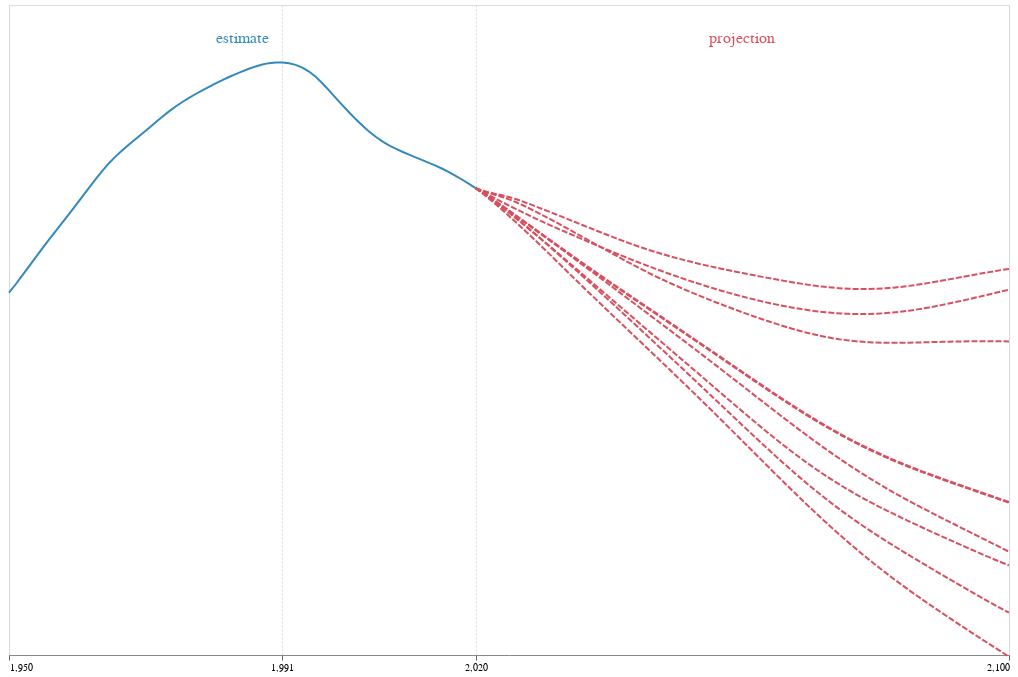

Notebook code for this chart:
### Markdown cell above
## concat text and lines

### Code cell
layer = alt.layer(
    top_text,
    *lines
)
layer

### Figure 1 — Vega-Lite specification as saved in the notebook (floating-point values rounded to 4 significant figures; data arrays with more than 128 entries replaced by an {"elided": "..."} marker saying what was removed)
{"$schema": "https://vega.github.io/schema/vega-lite/v3.4.0.json", "config": {"mark": {"tooltip": null}, "view": {"height": 300, "width": 400}}, "datasets": {"data-14351e6737e7fcbd5a1815435c4fe4a2": {"elided": "800 records"}, "data-9b0e8a4eef8c8c4e88420d448239e40d": [{"position": 53, "text": "estimate", "top_color": "blue", "year": 1985}, {"position": 53, "text": "projection", "top_color": "red", "year": 2060}]}, "layer": [{"data": {"name": "data-9b0e8a4eef8c8c4e88420d448239e40d"}, "encoding": {"color": {"field": "top_color", "legend": null, "scale": {"domain": ["normal", "blue", "red"], "range": ["#5D646F", "#3389BD", "#D8505F"]}, "type": "nominal"}, "text": {"field": "text", "type": "nominal"}, "x": {"axis": {"gridColor": "#CCD2D4", "gridDash": [2, 2], "gridOpacity": 0.8, "tickColor": "#5D646F", "title": null, "values": [1950, 1991, 2020, 2100]}, "field": "year", "scale": {"domain": [1950, 2100]}, "type": "quantitative"}, "y": {"axis": null, "field": "position", "scale": {"domain": [15, 55]}, "title": null, "type": "quantitative"}}, "height": 650, "mark": {"size": 16, "type": "text"}, "width": 1000}, {"data": {"name": "data-14351e6737e7fcbd5a1815435c4fe4a2"}, "encoding": {"x": {"axis": {"gridColor": "#CCD2D4", "gridDash": [2, 2], "gridOpacity": 0.8, "tickColor": "#5D646F", "title": null, "values": [1950, 1991, 2020, 2100]}, "field": "year", "scale": {"domain": [1950, 2100]}, "type": "quantitative"}, "y": {"axis": {"gridColor": "#CCD2D4", "gridDash": [2, 2], "gridOpacity": 0.8, "tickColor": "#5D646F", "tickMinStep": 5, "title": null}, "field": "population", "scale": {"domain": [15, 55]}, "type": "quantitative"}}, "height": 650, "mark": {"color": "#3389BD", "type": "line"}, "transform": [{"filter": {"equal": "estimate", "field": "type"}}], "width": 1000}, {"data": {"name": "data-14351e6737e7fcbd5a1815435c4fe4a2"}, "encoding": {"x": {"axis": {"gridColor": "#CCD2D4", "gridDash": [2, 2], "gridOpacity": 0.8, "tickColor": "#5D646F", "title": null, "values": [1950, 1991, 2020, 2100]}, "field": "year", "scale": {"domain": [1950, 2100]}, "type": "quantitative"}, "y": {"axis": {"gridColor": "#CCD2D4", "gridDash": [2, 2], "gridOpacity": 0.8, "tickColor": "#5D646F", "tickMinStep": 5, "title": null}, "field": "population", "scale": {"domain": [15, 55]}, "type": "quantitative"}}, "height": 650, "mark": {"color": "#D8505F", "strokeDash": [6, 2], "type": "line"}, "transform": [{"filter": {"equal": "medium variant", "field": "type"}}], "width": 1000}, {"data": {"name": "data-14351e6737e7fcbd5a1815435c4fe4a2"}, "encoding": {"x": {"axis": {"gridColor": "#CCD2D4", "gridDash": [2, 2], "gridOpacity": 0.8, "tickColor": "#5D646F", "title": null, "values": [1950, 1991, 2020, 2100]}, "field": "year", "scale": {"domain": [1950, 2100]}, "type": "quantitative"}, "y": {"axis": {"gridColor": "#CCD2D4", "gridDash": [2, 2], "gridOpacity": 0.8, "tickColor": "#5D646F", "tickMinStep": 5, "title": null}, "field": "population", "scale": {"domain": [15, 55]}, "type": "quantitative"}}, "height": 650, "mark": {"color": "#D8505F", "strokeDash": [6, 2], "type": "line"}, "transform": [{"filter": {"equal": "high variant", "field": "type"}}], "width": 1000}, {"data": {"name": "data-14351e6737e7fcbd5a1815435c4fe4a2"}, "encoding": {"x": {"axis": {"gridColor": "#CCD2D4", "gridDash": [2, 2], "gridOpacity": 0.8, "tickColor": "#5D646F", "title": null, "values": [1950, 1991, 2020, 2100]}, "field": "year", "scale": {"domain": [1950, 2100]}, "type": "quantitative"}, "y": {"axis": {"gridColor": "#CCD2D4", "gridDash": [2, 2], "gridOpacity": 0.8, "tickColor": "#5D646F", "tickMinStep": 5, "title": null}, "field": "population", "scale": {"domain": [15, 55]}, "type": "quantitative"}}, "height": 650, "mark": {"color": "#D8505F", "strokeDash": [6, 2], "type": "line"}, "transform": [{"filter": {"equal": "low variant", "field": "type"}}], "width": 1000}, {"data": {"name": "data-14351e6737e7fcbd5a1815435c4fe4a2"}, "encoding": {"x": {"axis": {"gridColor": "#CCD2D4", "gridDash": [2, 2], "gridOpacity": 0.8, "tickColor": "#5D646F", "title": null, "values": [1950, 1991, 2020, 2100]}, "field": "year", "scale": {"domain": [1950, 2100]}, "type": "quantitative"}, "y": {"axis": {"gridColor": "#CCD2D4", "gridDash": [2, 2], "gridOpacity": 0.8, "tickColor": "#5D646F", "tickMinStep": 5, "title": null}, "field": "population", "scale": {"domain": [15, 55]}, "type": "quantitative"}}, "height": 650, "mark": {"color": "#D8505F", "strokeDash": [6, 2], "type": "line"}, "transform": [{"filter": {"equal": "constant fertility", "field": "type"}}], "width": 1000}, {"data": {"name": "data-14351e6737e7fcbd5a1815435c4fe4a2"}, "encoding": {"x": {"axis": {"gridColor": "#CCD2D4", "gridDash": [2, 2], "gridOpacity": 0.8, "tickColor": "#5D646F", "title": null, "values": [1950, 1991, 2020, 2100]}, "field": "year", "scale": {"domain": [1950, 2100]}, "type": "quantitative"}, "y": {"axis": {"gridColor": "#CCD2D4", "gridDash": [2, 2], "gridOpacity": 0.8, "tickColor": "#5D646F", "tickMinStep": 5, "title": null}, "field": "population", "scale": {"domain": [15, 55]}, "type": "quantitative"}}, "height": 650, "mark": {"color": "#D8505F", "strokeDash": [6, 2], "type": "line"}, "transform": [{"filter": {"equal": "instant replacement", "field": "type"}}], "width": 1000}, {"data": {"name": "data-14351e6737e7fcbd5a1815435c4fe4a2"}, "encoding": {"x": {"axis": {"gridColor": "#CCD2D4", "gridDash": [2, 2], "gridOpacity": 0.8, "tickColor": "#5D646F", "title": null, "values": [1950, 1991, 2020, 2100]}, "field": "year", "scale": {"domain": [1950, 2100]}, "type": "quantitative"}, "y": {"axis": {"gridColor": "#CCD2D4", "gridDash": [2, 2], "gridOpacity": 0.8, "tickColor": "#5D646F", "tickMinStep": 5, "title": null}, "field": "population", "scale": {"domain": [15, 55]}, "type": "quantitative"}}, "height": 650, "mark": {"color": "#D8505F", "strokeDash": [6, 2], "type": "line"}, "transform": [{"filter": {"equal": "momentum", "field": "type"}}], "width": 1000}, {"data": {"name": "data-14351e6737e7fcbd5a1815435c4fe4a2"}, "encoding": {"x": {"axis": {"gridColor": "#CCD2D4", "gridDash": [2, 2], "gridOpacity": 0.8, "tickColor": "#5D646F", "title": null, "values": [1950, 1991, 2020, 2100]}, "field": "year", "scale": {"domain": [1950, 2100]}, "type": "quantitative"}, "y": {"axis": {"gridColor": "#CCD2D4", "gridDash": [2, 2], "gridOpacity": 0.8, "tickColor": "#5D646F", "tickMinStep": 5, "title": null}, "field": "population", "scale": {"domain": [15, 55]}, "type": "quantitative"}}, "height": 650, "mark": {"color": "#D8505F", "strokeDash": [6, 2], "type": "line"}, "transform": [{"filter": {"equal": "zero migration", "field": "type"}}], "width": 1000}, {"data": {"name": "data-14351e6737e7fcbd5a1815435c4fe4a2"}, "encoding": {"x": {"axis": {"gridColor": "#CCD2D4", "gridDash": [2, 2], "gridOpacity": 0.8, "tickColor": "#5D646F", "title": null, "values": [1950, 1991, 2020, 2100]}, "field": "year", "scale": {"domain": [1950, 2100]}, "type": "quantitative"}, "y": {"axis": {"gridColor": "#CCD2D4", "gridDash": [2, 2], "gridOpacity": 0.8, "tickColor": "#5D646F", "tickMinStep": 5, "title": null}, "field": "population", "scale": {"domain": [15, 55]}, "type": "quantitative"}}, "height": 650, "mark": {"color": "#D8505F", "strokeDash": [6, 2], "type": "line"}, "transform": [{"filter": {"equal": "constant mortality", "field": "type"}}], "width": 1000}, {"data": {"name": "data-14351e6737e7fcbd5a1815435c4fe4a2"}, "encoding": {"x": {"axis": {"gridColor": "#CCD2D4", "gridDash": [2, 2], "gridOpacity": 0.8, "tickColor": "#5D646F", "title": null, "values": [1950, 1991, 2020, 2100]}, "field": "year", "scale": {"domain": [1950, 2100]}, "type": "quantitative"}, "y": {"axis": {"gridColor": "#CCD2D4", "gridDash": [2, 2], "gridOpacity": 0.8, "tickColor": "#5D646F", "tickMinStep": 5, "title": null}, "field": "population", "scale": {"domain": [15, 55]}, "type": "quantitative"}}, "height": 650, "mark": {"color": "#D8505F", "strokeDash": [6, 2], "type": "line"}, "transform": [{"filter": {"equal": "no change", "field": "type"}}], "width": 1000}]}
